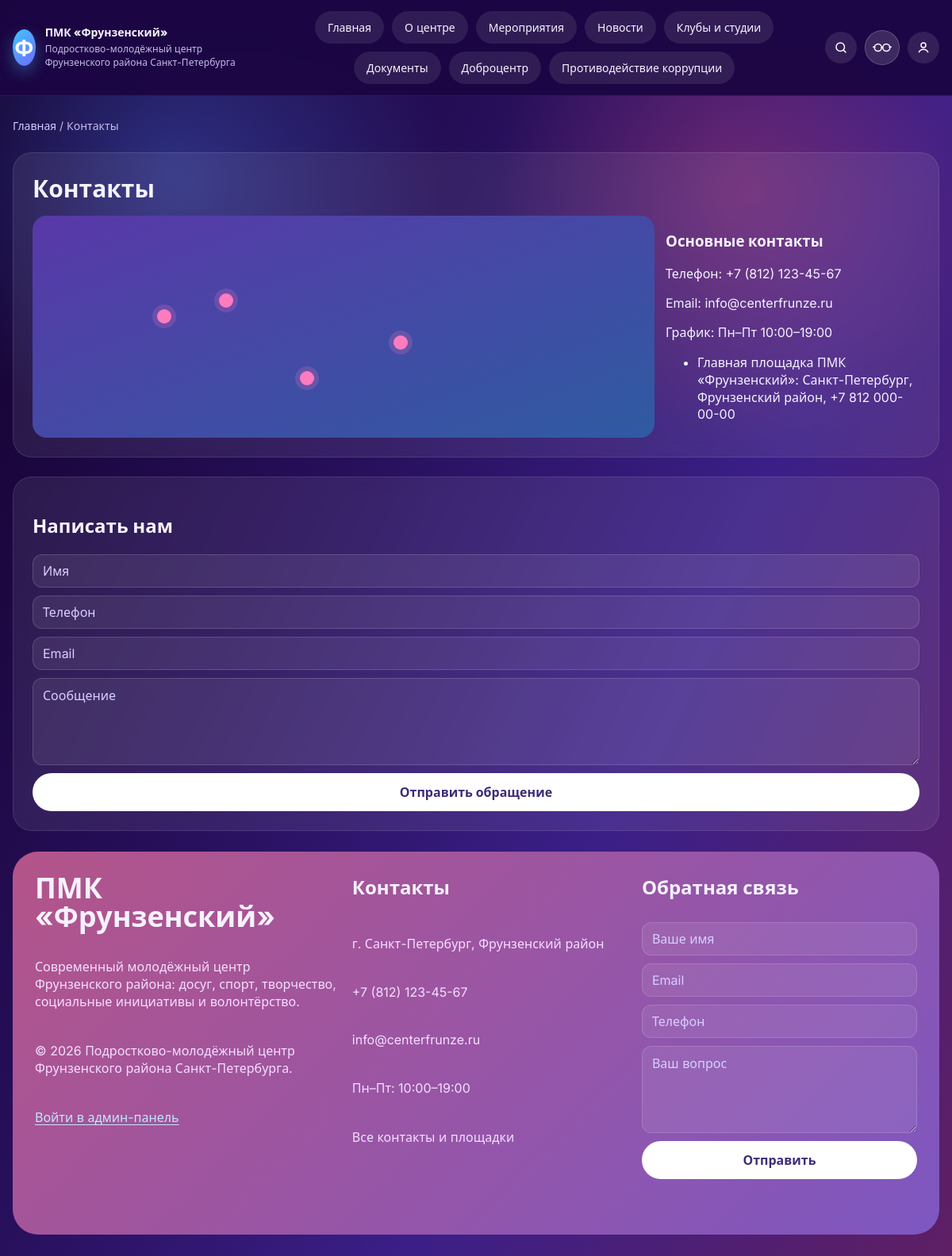
/contacts/, run on the app's committed database.
### apps/core/models.py (models this page shows, shortened)
class TimeStampedModel(models.Model):
    created_at = models.DateTimeField("Дата создания", auto_now_add=True)
    updated_at = models.DateTimeField("Дата обновления", auto_now=True)
    class Meta:
        abstract = True

class Location(TimeStampedModel):
    title = models.CharField("Название площадки", max_length=255)
    address = models.CharField("Адрес", max_length=500)
    latitude = models.DecimalField("Широта", max_digits=9, decimal_places=6, null=True, blank=True)
    longitude = models.DecimalField("Долгота", max_digits=9, decimal_places=6, null=True, blank=True)
    working_hours = models.TextField("Режим работы", blank=True)
    phone = models.CharField("Телефон", max_length=50, blank=True)
    email = models.EmailField("Email", blank=True)
    yandex_map_url = models.URLField("Ссылка на Яндекс.Карты", blank=True)
    is_active = models.BooleanField("Показывать на сайте", default=True)
    class Meta:
        ordering = ["title"]
        verbose_name = "Площадка"
        verbose_name_plural = "Площадки"

### apps/pages/views.py (the view)
# urls.py: path("contacts/", views.contacts, name="contacts"),
def contacts(request):
    form = FeedbackForm(request.POST or None)
    if request.method == "POST" and form.is_valid():
        application = form.save(commit=False)
        application.application_type = Application.Type.FEEDBACK
        application.save()
        messages.success(request, "Сообщение отправлено. Спасибо за обращение!")
        return redirect("pages:contacts")
    return render(request, "site/contacts.html", {"locations": Location.objects.filter(is_active=True), "form": form})

### apps/pages/forms.py
class FeedbackForm(BaseApplicationForm):
    class Meta(BaseApplicationForm.Meta):
        widgets = {
            **BaseApplicationForm.Meta.widgets,
            "comment": forms.Textarea(attrs={"placeholder": "Напишите вопрос или сообщение", "rows": 5}),
        }

### templates/site/contacts.html (shortened to what this page needs)
{% extends "site/base.html" %}
{% block content %}
<p class="breadcrumbs"><a href="{% url 'pages:home' %}">Главная</a> / Контакты</p>
<section class="section">
  <h1 class="section-title">Контакты</h1>
  <div class="map-wrap">
    <div class="map-canvas" aria-label="Карта площадок"><span class="pin" style="left:20%;top:42%"></span><span class="pin"></span><span class="pin"></span><span class="pin"></span></div>
    <div>
      <h3>Основные контакты</h3>
      <p>Телефон: +7 (812) 123-45-67</p><p>Email: info@centerfrunze.ru</p><p>График: Пн–Пт 10:00–19:00</p>
      <ul>{% for location in locations %}<li>{{ location.title }}: {{ location.address }}{% if location.phone %}, {{ location.phone }}{% endif %}</li>{% empty %}<li>Площадки будут добавлены через админку.</li>{% endfor %}</ul>
    </div>
  </div>
</section>
<section class="section">
  <h2>Написать нам</h2>
  <form class="form-grid" method="post" data-server-form="true">
    <input class="form-field" type="text" name="full_name" placeholder="Имя" value="{{ form.full_name.value|default:'' }}" required>
    <input class="form-field" type="text" name="phone" placeholder="Телефон" value="{{ form.phone.value|default:'' }}">
    <input class="form-field" type="email" name="email" placeholder="Email" value="{{ form.email.value|default:'' }}">
    <textarea class="form-field" name="comment" placeholder="Сообщение" required>{{ form.comment.value|default:'' }}</textarea>
    <button class="btn btn-primary" type="submit">Отправить обращение</button>
  </form>
</section>
{% endblock %}

### static/frunz/style.css (style rules this page uses)
:root { --bg: #170735; --bg-2: #291056; --surface: rgba(255, 255, 255, 0.08); --surface-strong: rgba(163, 108, 255, 0.24); --text: #f5f2ff; --muted: #c7b9ea; --accent: #9f6bff; --accent-2: #48b6ff; --ok: #59e1a8; --warn: #ffd166; --danger: #ff7a9f; --radius-xl: 32px; --radius-lg: 24px; --radius-md: 16px; --radius-sm: 12px; --shadow: 0 18px 44px rgba(8, 3, 20, 0.35); --container: 1240px; }
* { box-sizing: border-box; }
html, body { margin: 0; padding: 0; }
body { font-family: "Inter", system-ui, sans-serif; color: var(--text); background: radial-gradient(circle at 220px 220px, rgba(79, 124, 255, 0.35), rgba(79, 124, 255, 0) 340px), radial-gradient(circle at calc(100% - 260px) 240px, rgba(255, 79, 116, 0.28), rgba(255, 79, 116, 0) 320px), linear-gradient(115deg, #120029 0%, #28105d 38%, #3b1f87 64%, #5f1f63 100%); min-height: 100vh; }
a { color: inherit; text-decoration: none; }
button, input, select, textarea { font: inherit; }
.btn { padding: 12px 18px; border-radius: 999px; border: 1px solid transparent; font-weight: 700; }
.btn-primary { background: #fff; color: #3d2b75; }
.section { margin-top: 24px; padding: 24px; border-radius: var(--radius-lg); background: var(--surface); border: 1px solid rgba(255,255,255,.1); backdrop-filter: blur(10px); }
.section-title { margin: 0 0 14px; font-size: 30px; }
.filters select, .filters input, .form-field { border: 1px solid rgba(255,255,255,.15); border-radius: 12px; background: rgba(255,255,255,.08); color: #fff; padding: 10px 12px; }
.filters input::placeholder, .form-field::placeholder { color: #d7cfff; }
.map-wrap { display: grid; grid-template-columns: 1fr 320px; gap: 14px; }
.map-canvas { min-height: 280px; border-radius: 18px; background: linear-gradient(160deg, #5938a8, #2f5ba2); position: relative; overflow: hidden; }
.pin { position: absolute; width: 18px; height: 18px; border-radius: 50%; background: #ff7bbf; box-shadow: 0 0 0 6px rgba(255,123,191,.2); }
.pin:nth-child(2) { left: 30%; top: 35%; }
.pin:nth-child(3) { left: 58%; top: 54%; }
.pin:nth-child(4) { left: 43%; top: 70%; }
.form-grid { display: grid; gap: 10px; }
textarea.form-field { min-height: 110px; resize: vertical; }
.breadcrumbs { margin: 0 0 14px; color: var(--muted); font-size: 14px; }
.breadcrumbs a { color: #d4cbff; }

### data on the page
Location: title "Главная площадка ПМК «Фрунзенский»", address "Санкт-Петербург, Фрунзенский район", phone "+7 812 000-00-00"
